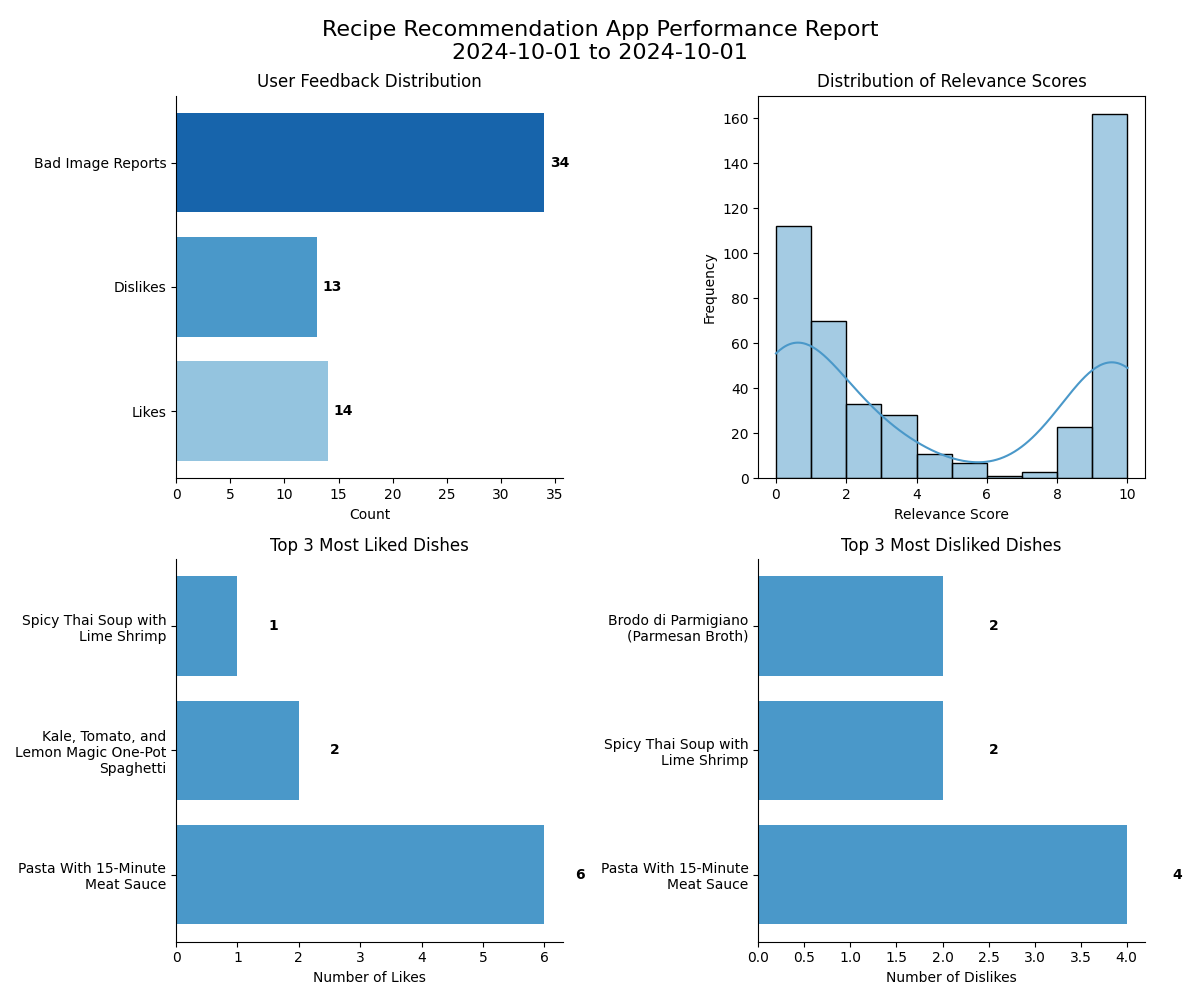

Source code (Python):
import sqlite3
import pandas as pd
import numpy as np
import matplotlib.pyplot as plt
import seaborn as sns
from pathlib import Path
import textwrap

def connect_db():
    project_root = Path(__file__).resolve().parents[2]
    db_path = project_root / "recipe_feedback.db"
    return sqlite3.connect(str(db_path))

def wrap_labels(labels, max_width=20):
    return [textwrap.fill(label, max_width) for label in labels]

def generate_performance_report():
    conn = connect_db()

    # Get the date range for the report
    date_range_query = """
    SELECT MIN(timestamp) as start_date, MAX(timestamp) as end_date
    FROM (
        SELECT timestamp FROM user_feedback
        UNION ALL
        SELECT timestamp FROM bad_image_feedback
    )
    """
    date_range_df = pd.read_sql_query(date_range_query, conn)
    start_date = pd.to_datetime(date_range_df['start_date'][0]).strftime('%Y-%m-%d')
    end_date = pd.to_datetime(date_range_df['end_date'][0]).strftime('%Y-%m-%d')

    # Set up the plot
    plt.figure(figsize=(12, 10))
    plt.suptitle(f"Recipe Recommendation App Performance Report\n{start_date} to {end_date}", fontsize=16)

    # Use a blue color palette
    blue_palette = sns.color_palette("Blues", n_colors=4)

    # 1. Number of likes, dislikes, and bad image reports
    feedback_query = """
    SELECT 
        SUM(CASE WHEN feedback = 'Liked' THEN 1 ELSE 0 END) as likes,
        SUM(CASE WHEN feedback = 'Disliked' THEN 1 ELSE 0 END) as dislikes
    FROM user_feedback
    """
    feedback_df = pd.read_sql_query(feedback_query, conn)
    
    bad_image_query = "SELECT COUNT(*) as bad_image_reports FROM bad_image_feedback"
    bad_image_df = pd.read_sql_query(bad_image_query, conn)

    plt.subplot(2, 2, 1)
    feedback_data = {
        'Metric': ['Likes', 'Dislikes', 'Bad Image Reports'],
        'Count': [feedback_df['likes'][0], feedback_df['dislikes'][0], bad_image_df['bad_image_reports'][0]]
    }
    feedback_df = pd.DataFrame(feedback_data)
    
    ax = plt.gca()
    bars = ax.barh(feedback_df['Metric'], feedback_df['Count'], color=blue_palette[1:])
    
    # Add labels to the end of each bar
    for bar in bars:
        width = bar.get_width()
        ax.text(width + 0.5, bar.get_y() + bar.get_height()/2, f'{width:,.0f}', 
                ha='left', va='center', fontweight='bold')
    
    plt.title("User Feedback Distribution")
    plt.xlabel("Count")
    ax.spines['top'].set_visible(False)
    ax.spines['right'].set_visible(False)
    
    # 2. Distribution of relevance scores for retrieved recipes
    relevance_query = "SELECT relevance_score FROM assessed_recipes WHERE relevance_score IS NOT NULL"
    relevance_df = pd.read_sql_query(relevance_query, conn)

    plt.subplot(2, 2, 2)
    sns.histplot(relevance_df['relevance_score'], kde=True, color=blue_palette[2])
    plt.title("Distribution of Relevance Scores")
    plt.xlabel("Relevance Score")
    plt.ylabel("Frequency")

    # 3 & 4. Top 3 most common dishes liked and disliked
    top_liked_query = """
    SELECT recipe_title, COUNT(*) as count
    FROM user_feedback
    WHERE feedback = 'Liked'
    GROUP BY recipe_title
    ORDER BY count DESC
    LIMIT 3
    """
    top_liked_df = pd.read_sql_query(top_liked_query, conn)

    top_disliked_query = """
    SELECT recipe_title, COUNT(*) as count
    FROM user_feedback
    WHERE feedback = 'Disliked'
    GROUP BY recipe_title
    ORDER BY count DESC
    LIMIT 3
    """
    top_disliked_df = pd.read_sql_query(top_disliked_query, conn)

    plt.subplot(2, 2, 3)
    ax = plt.gca()
    bars = ax.barh(wrap_labels(top_liked_df['recipe_title']), top_liked_df['count'], color=blue_palette[2])
    for bar in bars:
        width = bar.get_width()
        ax.text(width + 0.5, bar.get_y() + bar.get_height()/2, f'{width:,.0f}', 
                ha='left', va='center', fontweight='bold')
    plt.title("Top 3 Most Liked Dishes")
    plt.xlabel("Number of Likes")
    ax.spines['top'].set_visible(False)
    ax.spines['right'].set_visible(False)

    plt.subplot(2, 2, 4)
    ax = plt.gca()
    bars = ax.barh(wrap_labels(top_disliked_df['recipe_title']), top_disliked_df['count'], color=blue_palette[2])
    for bar in bars:
        width = bar.get_width()
        ax.text(width + 0.5, bar.get_y() + bar.get_height()/2, f'{width:,.0f}', 
                ha='left', va='center', fontweight='bold')
    plt.title("Top 3 Most Disliked Dishes")
    plt.xlabel("Number of Dislikes")
    ax.spines['top'].set_visible(False)
    ax.spines['right'].set_visible(False)

    plt.tight_layout()
    plt.savefig('performance_report.png')
    plt.close()

    conn.close()
    print("Performance report generated and saved as 'performance_report.png'")

if __name__ == "__main__":
    generate_performance_report()